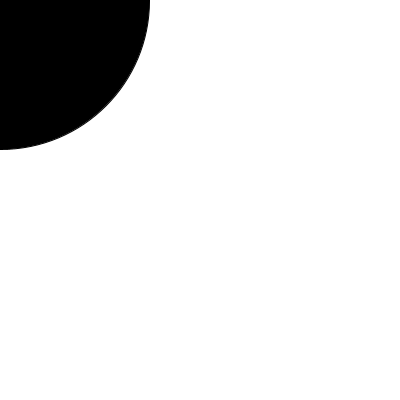
Frame 1 (no input)
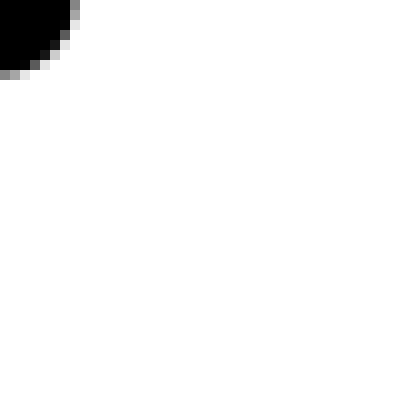
Frame 60 (the mouse pressed at the canvas centre just before this capture)
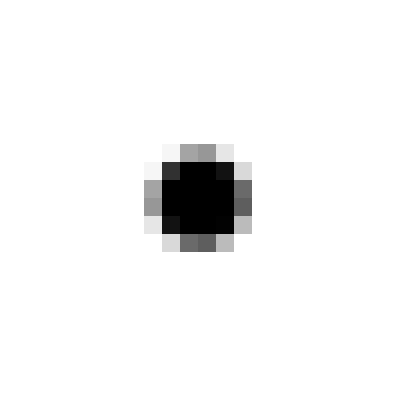
Frame 120 (the mouse held since frame 60 and released just before this capture)

The Processing sketch that drew these frames (run headless with seeded random() and noise(); from frame 60 on, the mouse is pressed at the canvas centre):

// Processing sketch: alias
// ── alias.pde
int blockSideInPixels;
int WHITE = color(255);
int BLACK = color(0);

void setup() {
  size(400, 400);
}

void draw() {
  background(255);

  drawBallBehindGlass();
  //  drawExampleText();

  alias();
}

void drawBallBehindGlass() {
  float time = millis() * 0.0002;
  float tCycle = min(time - floor(time), ceil(time)-time);
  blockSideInPixels = (int) (1 + tCycle * 40);
  if (blockSideInPixels < 1) {
    blockSideInPixels = 1;
  }

  fill(0);
  float sizeScalar = 1/(tCycle + 0.5);
  sizeScalar *= sizeScalar  * 0.2;
  ellipse(mouseX, mouseY, width * sizeScalar, height * sizeScalar);
}

void drawExampleEllipse() {
  strokeWeight(width/5);
  ellipse(mouseX, mouseY, width * 0.5, height * 0.5);
}
void drawExampleText() {
  float txtSize = 24;
  textSize(txtSize);
  String message = "FlexTech";
  txtSize *= width / textWidth(message) * 0.9;
  textSize(txtSize);
  fill(0);
  text(message, (width - textWidth(message)) / 2, (height + txtSize)/2);
}

void alias() {
  for (int y0 = 0; y0 + blockSideInPixels < height; y0 += blockSideInPixels) {
    for (int x0 = 0; x0 + blockSideInPixels< width; x0 += blockSideInPixels) {
      int gray = blockGrayLevel(x0, y0);
      setBlockColor(x0, y0, color(gray));
    }
  }
}

int  blockGrayLevel(int x0, int y0) {
  float graySum = 0;
  int pixelCount = 0;
  for (int y = y0; y < min (y0 + blockSideInPixels, height); ++y) {
    for (int x = x0; x < min (x0 + blockSideInPixels, width); ++x) {
      int pixelColor = get(x, y);
      graySum += (red(pixelColor)+green(pixelColor)+blue(pixelColor)) / 3;
      ++pixelCount;
    }
  }
  return (int) (graySum/pixelCount);
}

void  setBlockColor(int x0, int y0, color clr) {
  for (int y = y0; y < min (y0 + blockSideInPixels, height); ++y) {
    for (int x = x0; x < min (x0 + blockSideInPixels, width); ++x) {
      set(x, y, clr);
    }
  }
}
